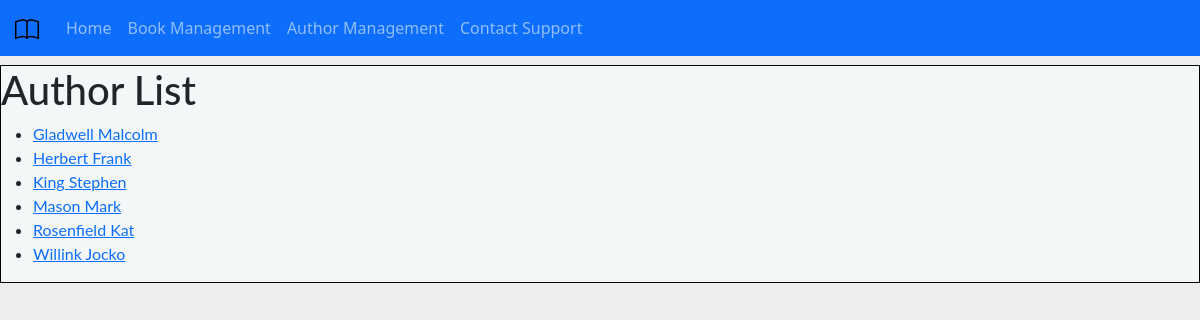
/book_manager/author_catalog/, run on the app's committed database.
### book_manager/models.py (models this page shows, shortened)
class Author(models.Model):
    first_name = models.CharField(max_length=100)
    last_name = models.CharField(max_length=100)
    date_of_birth = models.DateField('Birth', null=True, blank=True)
    date_of_death = models.DateField('Death', null=True, blank=True)
    class Meta:
        ordering = ['last_name', 'first_name']
    def get_absolute_url(self):
        return reverse('author-info', args=[str(self.id)])

### book_manager/views.py (the view)
# urls.py: path('author_catalog/', views.AuthorCatalog.as_view(), name='author-catalog'),
class AuthorCatalog(generic.ListView):
    model = Author
    context_object_name = 'author_catalog'
    template_name = 'book_manager/authorcatalog.html'
    def get_queryset(self):
        return Author.objects.order_by('last_name')

### book_manager/templates/book_manager/authorcatalog.html
{% extends 'book_manager/base/base.html' %}
{% block content %}
    <h1>Author List</h1>
    {% if author_catalog %}
    <ul>
        {% for author in author_catalog%}
        <li>
            <a href="{{ author.get_absolute_url }}">{{ author.last_name}} {{author.first_name}}</a>
        </li>
        {% endfor %}
    </ul>
    {% endif %}
{% endblock %}

### book_manager/static/book_manager/styles/base.css (style rules this page uses)
body { background: #EEE; padding-top: 65px; }

### data on the page
Author: last_name "Gladwell", first_name "Malcolm"
Author: last_name "Herbert", first_name "Frank"
Author: last_name "King", first_name "Stephen"
Author: last_name "Mason", first_name "Mark"
Author: last_name "Rosenfield", first_name "Kat"
Author: last_name "Willink", first_name "Jocko"
